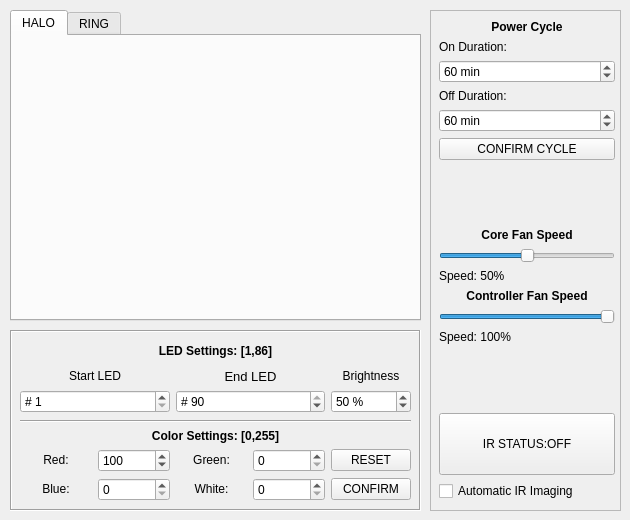
    <widget class="QWidget" name="main_lighting_tab">
     <attribute name="title">
      <string>LIGHTING</string>
     </attribute>
     <widget class="QFrame" name="lighting_MISC_frame">
      <property name="geometry">
       <rect>
        <x>430</x>
        <y>10</y>
        <width>191</width>
        <height>501</height>
       </rect>
      </property>
      <property name="frameShape">
       <enum>QFrame::StyledPanel</enum>
      </property>
      <property name="frameShadow">
       <enum>QFrame::Raised</enum>
      </property>
      <widget class="QWidget" name="verticalLayoutWidget">
       <property name="geometry">
        <rect>
         <x>9</x>
         <y>10</y>
         <width>176</width>
         <height>481</height>
        </rect>
       </property>
       <layout class="QVBoxLayout" name="verticalLayout_18">
        <item>
         <widget class="QLabel" name="lighting_power_cycle_text_label">
          <property name="text">
           <string>&lt;html&gt;&lt;head/&gt;&lt;body&gt;&lt;p align=&quot;center&quot;&gt;&lt;span style=&quot; font-weight:700;&quot;&gt;Power Cycle&lt;/span&gt;&lt;/p&gt;&lt;/body&gt;&lt;/html&gt;</string>
          </property>
         </widget>
        </item>
        <item>
         <widget class="QLabel" name="lighting_on_duration_text_label">
          <property name="text">
           <string>On Duration:</string>
          </property>
         </widget>
        </item>
        <item>
         <widget class="QSpinBox" name="lighting_on_duration_value_spinBox">
          <property name="suffix">
           <string> min</string>
          </property>
          <property name="minimum">
           <number>1</number>
          </property>
          <property name="maximum">
           <number>999999999</number>
          </property>
          <property name="value">
           <number>60</number>
          </property>
         </widget>
        </item>
        <item>
         <widget class="QLabel" name="lighting_off_duration_text_label">
          <property name="text">
           <string>Off Duration:</string>
          </property>
         </widget>
        </item>
        <item>
         <widget class="QSpinBox" name="lighting_off_duration_value_spinBox">
          <property name="suffix">
           <string> min</string>
          </property>
          <property name="minimum">
           <number>1</number>
          </property>
          <property name="maximum">
           <number>999999999</number>
          </property>
          <property name="value">
           <number>60</number>
          </property>
         </widget>
        </item>
        <item>
         <widget class="QPushButton" name="lighting_confirm_cycle_pushButton">
          <property name="toolTip">
           <string>All LEDs are toggled at the end of each cycle</string>
          </property>
          <property name="text">
           <string>CONFIRM CYCLE</string>
          </property>
         </widget>
        </item>
        <item>
         <spacer name="verticalSpacer">
          <property name="orientation">
           <enum>Qt::Vertical</enum>
          </property>
          <property name="sizeHint" stdset="0">
           <size>
            <width>20</width>
            <height>40</height>
           </size>
          </property>
         </spacer>
        </item>
        <item>
         <widget class="QLabel" name="lighting_core_fan_speed_text_label">
          <property name="text">
           <string>&lt;html&gt;&lt;head/&gt;&lt;body&gt;&lt;p align=&quot;center&quot;&gt;&lt;span style=&quot; font-weight:700;&quot;&gt;Core Fan Speed&lt;/span&gt;&lt;/p&gt;&lt;/body&gt;&lt;/html&gt;</string>
          </property>
         </widget>
        </item>
        <item>
         <widget class="QSlider" name="lighting_core_fan_speed_horizontalSlider">
          <property name="maximum">
           <number>100</number>
          </property>
          <property name="value">
           <number>50</number>
          </property>
          <property name="orientation">
           <enum>Qt::Horizontal</enum>
          </property>
         </widget>
        </item>
        <item>
         <widget class="QLabel" name="lighting_core_fan_speed_value_label">
          <property name="text">
           <string>Speed: 50%</string>
          </property>
         </widget>
        </item>
        <item>
         <widget class="QLabel" name="lighting_controller_fan_speed_text_label">
          <property name="text">
           <string>&lt;html&gt;&lt;head/&gt;&lt;body&gt;&lt;p align=&quot;center&quot;&gt;&lt;span style=&quot; font-weight:700;&quot;&gt;Controller Fan Speed&lt;/span&gt;&lt;/p&gt;&lt;/body&gt;&lt;/html&gt;</string>
          </property>
         </widget>
        </item>
        <item>
         <widget class="QSlider" name="lighting_controller_fan_speed_horizontalSlider">
          <property name="maximum">
           <number>100</number>
          </property>
          <property name="value">
           <number>100</number>
          </property>
          <property name="sliderPosition">
           <number>100</number>
          </property>
          <property name="orientation">
           <enum>Qt::Horizontal</enum>
          </property>
         </widget>
        </item>
        <item>
         <widget class="QLabel" name="lighting_controller_fan_speed_value_label">
          <property name="text">
           <string>Speed: 100%</string>
          </property>
         </widget>
        </item>
        <item>
         <spacer name="verticalSpacer_4">
          <property name="orientation">
           <enum>Qt::Vertical</enum>
          </property>
          <property name="sizeHint" stdset="0">
           <size>
            <width>20</width>
            <height>40</height>
           </size>
          </property>
         </spacer>
        </item>
        <item>
         <widget class="QPushButton" name="lighting_IR_toggle_pushButton">
          <property name="sizePolicy">
           <sizepolicy hsizetype="Minimum" vsizetype="Expanding">
            <horstretch>0</horstretch>
            <verstretch>0</verstretch>
           </sizepolicy>
          </property>
          <property name="toolTip">
           <string>Control Infrared LEDs</string>
          </property>
          <property name="text">
           <string>IR STATUS:OFF</string>
          </property>
         </widget>
        </item>
        <item>
         <widget class="QCheckBox" name="lighting_automatic_IR_imaging_checkBox">
          <property name="enabled">
           <bool>true</bool>
          </property>
          <property name="sizePolicy">
           <sizepolicy hsizetype="Minimum" vsizetype="Fixed">
            <horstretch>0</horstretch>
            <verstretch>0</verstretch>
           </sizepolicy>
          </property>
          <property name="toolTip">
           <string>Briefly switch off all visible light LEDs and toggle on infrared LEDs during imaging, light is restored afterwards (coming soon...)</string>
          </property>
          <property name="text">
           <string>Automatic IR Imaging</string>
          </property>
         </widget>
        </item>
       </layout>
      </widget>
     </widget>
     <widget class="QTabWidget" name="lighting_source_tabWidget">
      <property name="enabled">
       <bool>true</bool>
      </property>
      <property name="geometry">
       <rect>
        <x>10</x>
        <y>10</y>
        <width>411</width>
        <height>311</height>
       </rect>
      </property>
      <property name="currentIndex">
       <number>0</number>
      </property>
      <widget class="QWidget" name="lighting_halo_tab">
       <attribute name="title">
        <string>HALO</string>
       </attribute>
       <widget class="QLabel" name="lighting_halo_image_label">
        <property name="geometry">
         <rect>
          <x>70</x>
          <y>5</y>
          <width>270</width>
          <height>270</height>
         </rect>
        </property>
        <property name="frameShape">
         <enum>QFrame::NoFrame</enum>
        </property>
        <property name="frameShadow">
         <enum>QFrame::Sunken</enum>
        </property>
        <property name="text">
         <string/>
        </property>
        <property name="pixmap">
         <pixmap>../_image/insert.png</pixmap>
        </property>
        <property name="scaledContents">
         <bool>true</bool>
        </property>
       </widget>
      </widget>
      <widget class="QWidget" name="lighting_ring_tab">
       <attribute name="title">
        <string>RING</string>
       </attribute>
       <widget class="QLabel" name="lighting_ring_image_label_2">
        <property name="geometry">
         <rect>
          <x>70</x>
          <y>10</y>
          <width>270</width>
          <height>270</height>
         </rect>
        </property>
        <property name="frameShape">
         <enum>QFrame::NoFrame</enum>
        </property>
        <property name="frameShadow">
         <enum>QFrame::Sunken</enum>
        </property>
        <property name="text">
         <string/>
        </property>
        <property name="pixmap">
         <pixmap>../_image/ring.png</pixmap>
        </property>
        <property name="scaledContents">
         <bool>true</bool>
        </property>
       </widget>
      </widget>
     </widget>
     <widget class="QFrame" name="lighting_LED_frame">
      <property name="geometry">
       <rect>
        <x>10</x>
        <y>330</y>
        <width>411</width>
        <height>181</height>
       </rect>
      </property>
      <property name="frameShape">
       <enum>QFrame::Box</enum>
      </property>
      <property name="frameShadow">
       <enum>QFrame::Sunken</enum>
      </property>
      <widget class="QWidget" name="gridLayoutWidget_3">
       <property name="geometry">
        <rect>
         <x>10</x>
         <y>10</y>
         <width>391</width>
         <height>161</height>
        </rect>
       </property>
       <layout class="QGridLayout" name="gridLayout_3">
        <item row="7" column="1">
         <widget class="QSpinBox" name="lighting_red_value_spinBox">
          <property name="toolTip">
           <string>Red Color Intensity</string>
          </property>
          <property name="suffix">
           <string/>
          </property>
          <property name="maximum">
           <number>255</number>
          </property>
          <property name="value">
           <number>100</number>
          </property>
         </widget>
        </item>
        <item row="2" column="0" colspan="2">
         <widget class="QLabel" name="lighting_start_LED_text_label">
          <property name="text">
           <string>&lt;html&gt;&lt;head/&gt;&lt;body&gt;&lt;p align=&quot;center&quot;&gt;Start LED&lt;/p&gt;&lt;/body&gt;&lt;/html&gt;</string>
          </property>
         </widget>
        </item>
        <item row="6" column="0" colspan="5">
         <widget class="QLabel" name="lighting_color_settings_text_label">
          <property name="text">
           <string>&lt;html&gt;&lt;head/&gt;&lt;body&gt;&lt;p align=&quot;center&quot;&gt;&lt;span style=&quot; font-weight:700;&quot;&gt;Color Settings: [0,255]&lt;/span&gt;&lt;/p&gt;&lt;/body&gt;&lt;/html&gt;</string>
          </property>
         </widget>
        </item>
        <item row="8" column="3">
         <widget class="QSpinBox" name="lighting_white_value_spinBox">
          <property name="toolTip">
           <string>Warm White Color Intensity, note that at high brightnesses  warm white LEDs consume a considerable more amount of power than the other color LEDs</string>
          </property>
          <property name="suffix">
           <string/>
          </property>
          <property name="maximum">
           <number>255</number>
          </property>
         </widget>
        </item>
        <item row="7" column="3">
         <widget class="QSpinBox" name="lighting_green_value_spinBox">
          <property name="toolTip">
           <string>Green Color Intensity</string>
          </property>
          <property name="suffix">
           <string/>
          </property>
          <property name="maximum">
           <number>255</number>
          </property>
         </widget>
        </item>
        <item row="8" column="0">
         <widget class="QLabel" name="lighting_blue_text_label">
          <property name="text">
           <string>&lt;html&gt;&lt;head/&gt;&lt;body&gt;&lt;p align=&quot;center&quot;&gt;Blue:&lt;/p&gt;&lt;/body&gt;&lt;/html&gt;</string>
          </property>
         </widget>
        </item>
        <item row="0" column="0" rowspan="2" colspan="5">
         <widget class="QLabel" name="lighting_LED_settings_text_label">
          <property name="text">
           <string>&lt;html&gt;&lt;head/&gt;&lt;body&gt;&lt;p align=&quot;center&quot;&gt;&lt;span style=&quot; font-weight:700;&quot;&gt;LED Settings: [1,86]&lt;/span&gt;&lt;/p&gt;&lt;/body&gt;&lt;/html&gt;</string>
          </property>
         </widget>
        </item>
        <item row="2" column="2" colspan="2">
         <widget class="QLabel" name="lighting_end_LED_text_label">
          <property name="text">
           <string>&lt;html&gt;&lt;head/&gt;&lt;body&gt;&lt;p align=&quot;center&quot;&gt;&lt;span style=&quot; font-size:10pt;&quot;&gt;End LED&lt;/span&gt;&lt;/p&gt;&lt;/body&gt;&lt;/html&gt;</string>
          </property>
         </widget>
        </item>
        <item row="3" column="0" rowspan="2" colspan="2">
         <widget class="QSpinBox" name="lighting_start_LED_value_spinBox">
          <property name="toolTip">
           <string>The first LED that you wish to control [1,85]</string>
          </property>
          <property name="prefix">
           <string># </string>
          </property>
          <property name="minimum">
           <number>1</number>
          </property>
          <property name="maximum">
           <number>89</number>
          </property>
         </widget>
        </item>
        <item row="8" column="4">
         <widget class="QPushButton" name="lighting_LED_confirm_pushButton">
          <property name="toolTip">
           <string>Confirm current light settings.</string>
          </property>
          <property name="text">
           <string>CONFIRM</string>
          </property>
         </widget>
        </item>
        <item row="7" column="0">
         <widget class="QLabel" name="lighting_red_text_label">
          <property name="text">
           <string>&lt;html&gt;&lt;head/&gt;&lt;body&gt;&lt;p align=&quot;center&quot;&gt;Red:&lt;/p&gt;&lt;/body&gt;&lt;/html&gt;</string>
          </property>
         </widget>
        </item>
        <item row="5" column="0" colspan="5">
         <widget class="Line" name="line_13">
          <property name="orientation">
           <enum>Qt::Horizontal</enum>
          </property>
         </widget>
        </item>
        <item row="7" column="4">
         <widget class="QPushButton" name="lighting_LED_reset_pushButton">
          <property name="toolTip">
           <string>Turn off all LEDs and restore settings to default.</string>
          </property>
          <property name="text">
           <string>RESET</string>
          </property>
         </widget>
        </item>
        <item row="7" column="2">
         <widget class="QLabel" name="lighting_green_text_label">
          <property name="text">
           <string>&lt;html&gt;&lt;head/&gt;&lt;body&gt;&lt;p align=&quot;center&quot;&gt;Green:&lt;/p&gt;&lt;/body&gt;&lt;/html&gt;</string>
          </property>
         </widget>
        </item>
        <item row="2" column="4">
         <widget class="QLabel" name="lighting_brightness_text_label">
          <property name="text">
           <string>&lt;html&gt;&lt;head/&gt;&lt;body&gt;&lt;p align=&quot;center&quot;&gt;Brightness&lt;/p&gt;&lt;/body&gt;&lt;/html&gt;</string>
          </property>
         </widget>
        </item>
        <item row="8" column="2">
         <widget class="QLabel" name="lighting_white_text_label">
          <property name="text">
           <string>&lt;html&gt;&lt;head/&gt;&lt;body&gt;&lt;p align=&quot;center&quot;&gt;White:&lt;/p&gt;&lt;/body&gt;&lt;/html&gt;</string>
          </property>
         </widget>
        </item>
        <item row="3" column="2" rowspan="2" colspan="2">
         <widget class="QSpinBox" name="lighting_end_LED_value_spinBox">
          <property name="toolTip">
           <string>The Last LED that you wish to control [2,86]</string>
          </property>
          <property name="prefix">
           <string># </string>
          </property>
          <property name="minimum">
           <number>2</number>
          </property>
          <property name="maximum">
           <number>90</number>
          </property>
          <property name="value">
           <number>90</number>
          </property>
         </widget>
        </item>
        <item row="8" column="1">
         <widget class="QSpinBox" name="lighting_blue_value_spinBox">
          <property name="toolTip">
           <string>Blue Color Intensity</string>
          </property>
          <property name="suffix">
           <string/>
          </property>
          <property name="maximum">
           <number>255</number>
          </property>
         </widget>
        </item>
        <item row="3" column="4" rowspan="2">
         <widget class="QSpinBox" name="lighting_brightness_value_spinBox">
          <property name="toolTip">
           <string>Power output of all visible light LEDs, internal temperature may rise if both the number of LEDs and the brightness are set high</string>
          </property>
          <property name="suffix">
           <string> %</string>
          </property>
          <property name="prefix">
           <string/>
          </property>
          <property name="minimum">
           <number>0</number>
          </property>
          <property name="maximum">
           <number>100</number>
          </property>
          <property name="value">
           <number>50</number>
          </property>
         </widget>
        </item>
       </layout>
      </widget>
     </widget>
    </widget>
